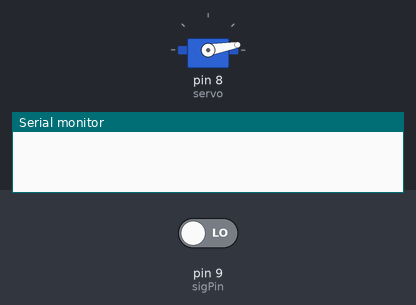
A sketch run on a simulated Arduino Uno, built with avr-gcc and run on an emulated ATmega328P. Shown: servo, the last lines printed to the serial monitor. The inputs (shaded band) are chosen by the test bench; at power-on: pin 9 (sigPin) LOW.

Above: at 0.05 s.
At 1.6 s:
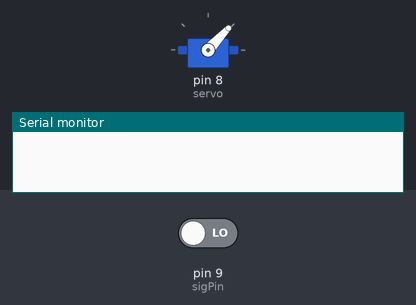
At 2.05 s:
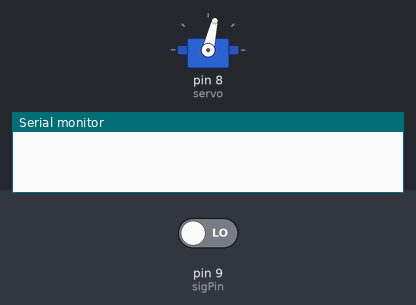
At 3.2 s:
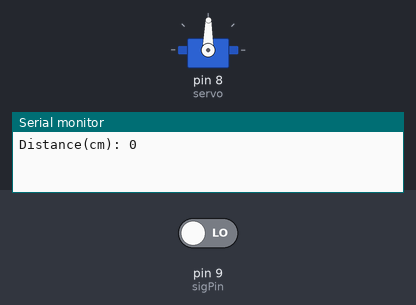
Timing chart, 0 to 7.4 s (numbered marks = the images above):
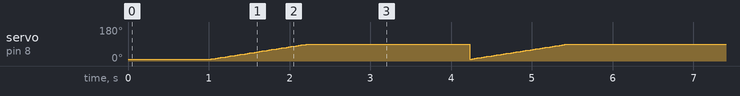

Measured:
- by itself, servo on pin 8 (servo): ramps from 10° to 89° and jumps back, once every 3.2 s

The sketch:

code1.ino
```cpp
#include<Servo.h>

Servo servo;
int angle = 10;

const int sigPin = 9;
long duration;
int distance;

void setup() {

  servo.attach(8);
  servo.write(angle);
  Serial.begin(9600);

}

void serverMotorClock()
{
  for(angle = 10; angle < 90; angle++)
  {
    servo.write(angle);
    delay(15);
  }
}

void serverMotorAnti()
{
  for(angle = 90; angle > 10; angle-- )
  {
    servo.write(angle);
    delay(15);
  }
}

void loop() {
  pinMode(sigPin,OUTPUT);
  digitalWrite(sigPin,LOW);
  delay(2);

  digitalWrite(sigPin, HIGH);
  delay(10);
  digitalWrite(sigPin,LOW);
  pinMode(sigPin,INPUT);
  duration = pulseIn(sigPin,HIGH);
  distance = (duration * 0.034)/2;

  if(distance >=0 && distance <= 25)
  {
    serverMotorClock();
  }
  if(distance > 25 && distance <= 50)
  {
    serverMotorAnti();
  }

  Serial.print("Distance(cm): ");
  Serial.println(distance);
  delay(1000);
}
```
